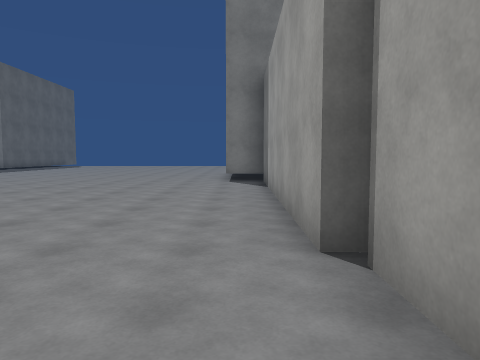
View 1 (above)

24 first-person views from a walk through a scene from a Unity 3-D project. The camera is 1.4 m above the floor, tilts 4° down and sees 70° across. The floor is counted in squares, 2 m on a side. Each view is taken from the middle of a square. On the plan, view 1 faces up. The plan holds only what a view shows up to about 11 squares ahead; the rest is blank. The place goes on beyond the plan. Surface patterns are stand-ins for the level's own textures.

View 2
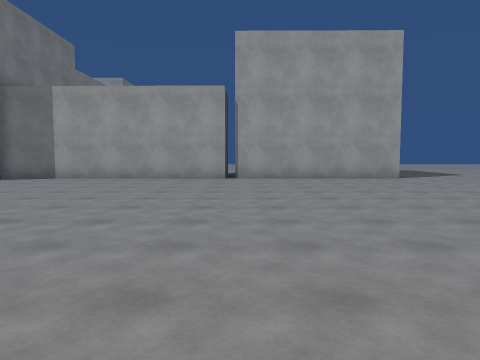

View 3
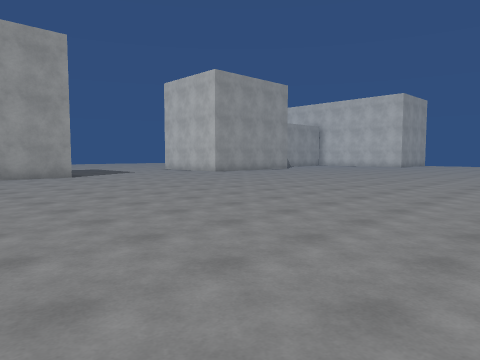

View 4
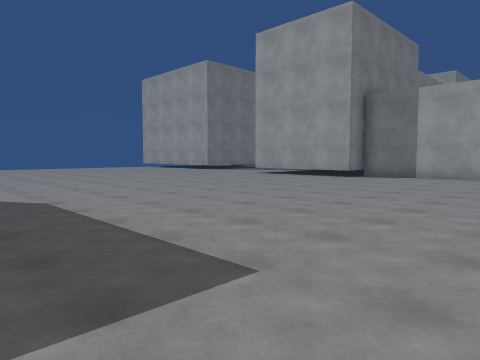

View 5
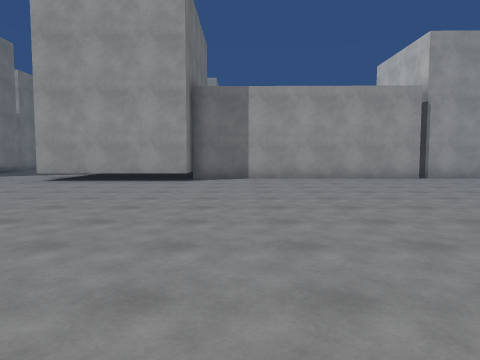

View 6
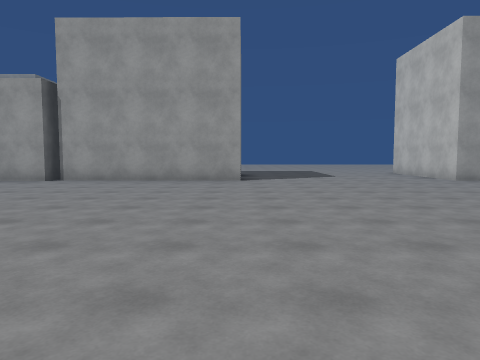

View 7
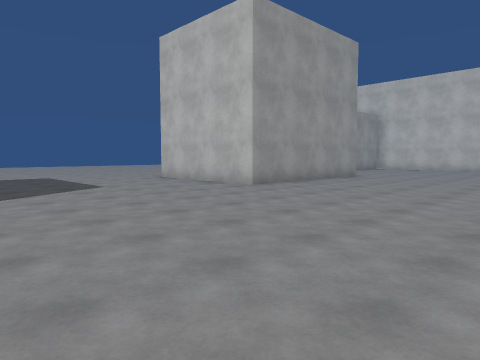

View 8
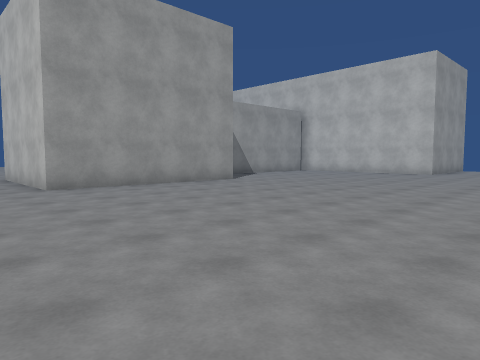

View 9
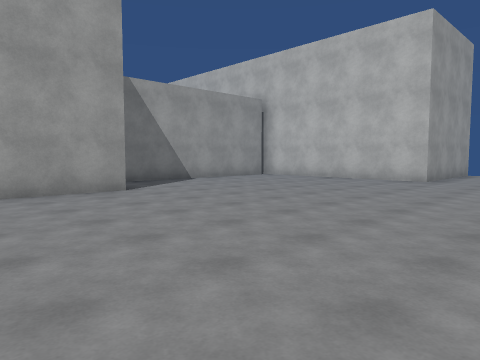

View 10
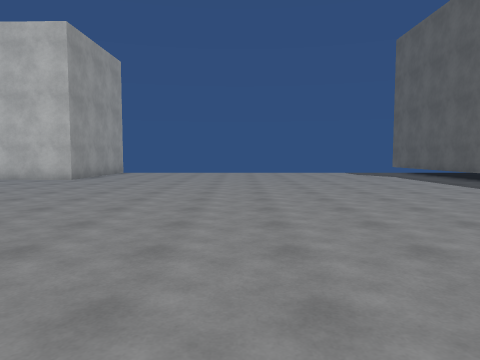

View 11
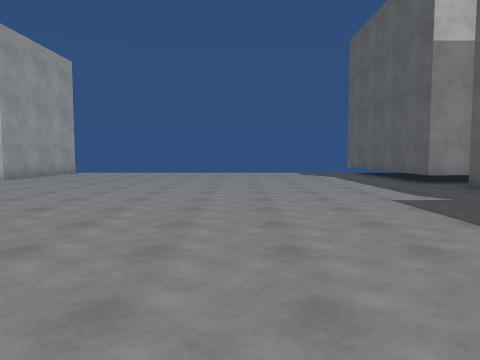

View 12
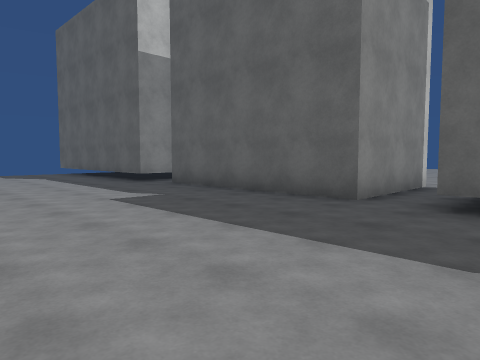

View 13
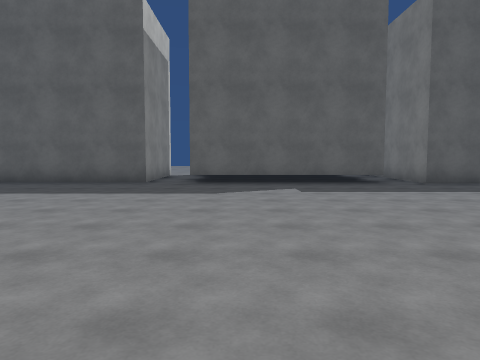

View 14
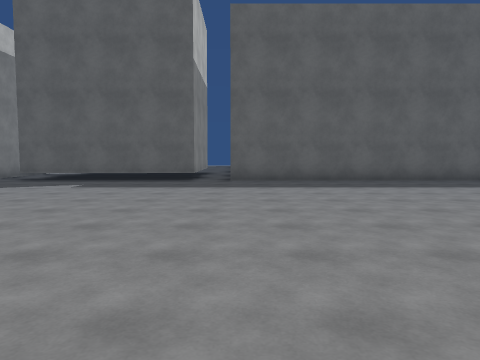

View 15
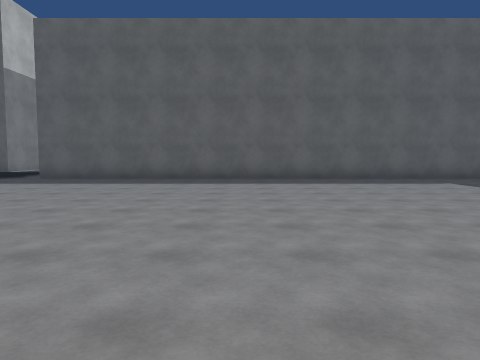

View 16
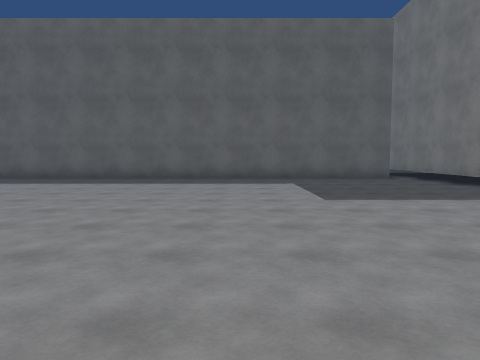

View 17
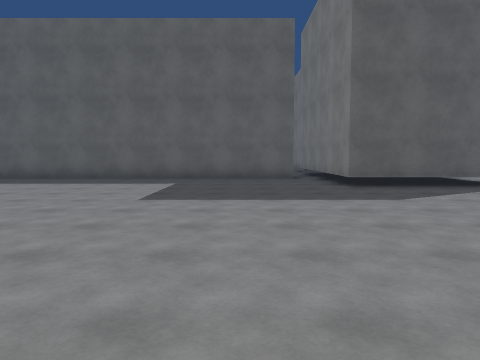

View 18
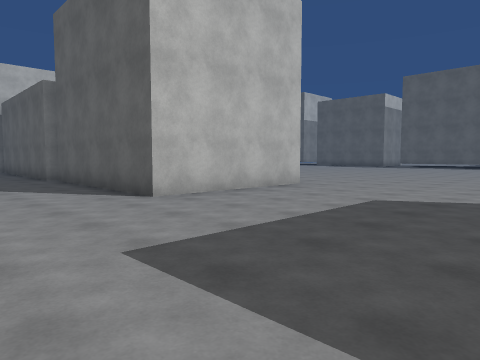

View 19
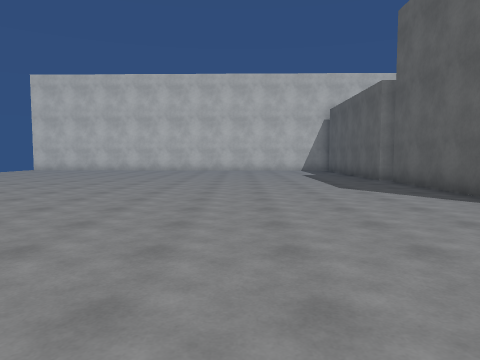

View 20
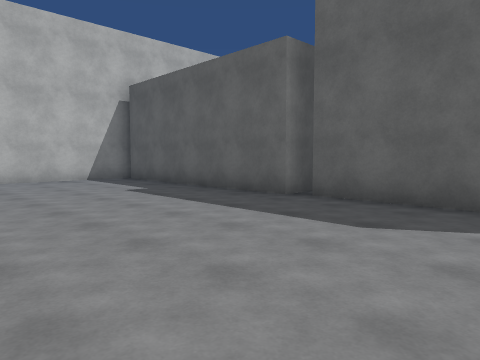

View 21
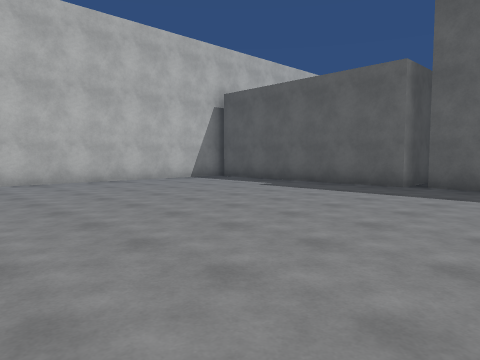

View 22
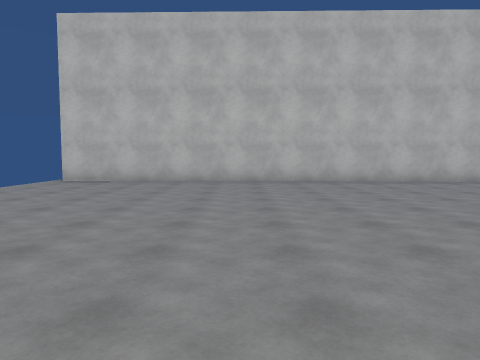

View 23
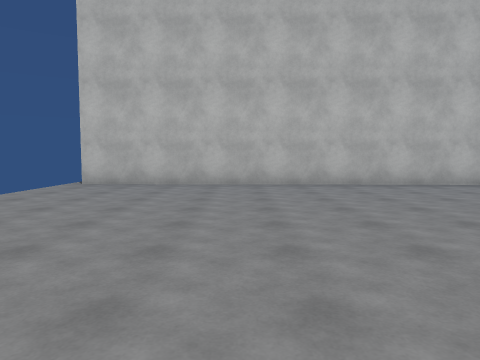

View 24
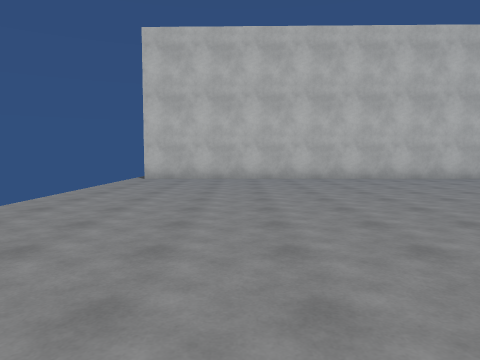

### Floor plan
Points are (right, up) in squares from view 1. A wall is a line through its corners. A room is listed if a view was taken in it or the views show most of it. See-through windows are left out.
Room 1 (views 1, 2, 3, 4, 5, 6, 7, 8, 9, 10, 11, 12, 13, 14, 15, 16, 17, 18, 19, 20, 21, 22, 23, 24)
walls: (0.8, -3.1) (0.8, 2.2); (0.7, -14.3) (0.7, -9.1) (4.9, -9.2) (4.8, -14.4); (0.6, 2.5) (0.7, 9.5) (-0.4, 9.5) (-0.4, 12.5); (3.3, -14.8) (5, -14.8) (4.9, -20.9); (2.8, -17.9) (2.8, -15.4); (4.6, -21.2) (19, -21.5); (-3.1, -22.5) (-3.1, -21.1) (-0.5, -21.1); (-16.1, -7.3) (-14.7, -7.3) (-14.7, -12.4); (-18.5, -13.5) (-15.2, -13.5) (-15.1, -18.7); (-14.7, 8.8) (-14.7, -6.3) (-17, -6.3); (-15.9, -19.6) (-14.7, -19.6) (-14.7, -22.1); (-11.9, 12.5) (-11.9, 9.5) (-15.1, 9.5)

Where each view was taken, in squares from view 1:
view 1: 0 up, 0 right, facing up
view 2: 2 up, 10 left, facing right
view 3: 1 up, 11 left, facing down-right
view 4: 4 up, 11 left, facing up-right
view 5: 8 up, 10 left, facing right
view 6: 3 down, 9 left, facing right
view 7: 3 down, 5 left, facing down-right
view 8: 7 down, 7 left, facing down-right
view 9: 11 down, 6 left, facing down-right
view 10: 11 down, 8 left, facing down
view 11: 11 down, 10 left, facing down
view 12: 11 down, 10 left, facing down-left
view 13: 11 down, 6 left, facing left
view 14: 6 down, 5 left, facing left
view 15: 0 up, 4 left, facing left
view 16: 4 up, 4 left, facing left
view 17: 7 up, 4 left, facing left
view 18: 4 down, 8 right, facing down-left
view 19: 5 down, 9 right, facing down
view 20: 11 down, 10 right, facing down-left
view 21: 12 down, 13 right, facing down-left
view 22: 12 down, 14 right, facing down
view 23: 13 down, 15 right, facing down
view 24: 11 down, 16 right, facing down
